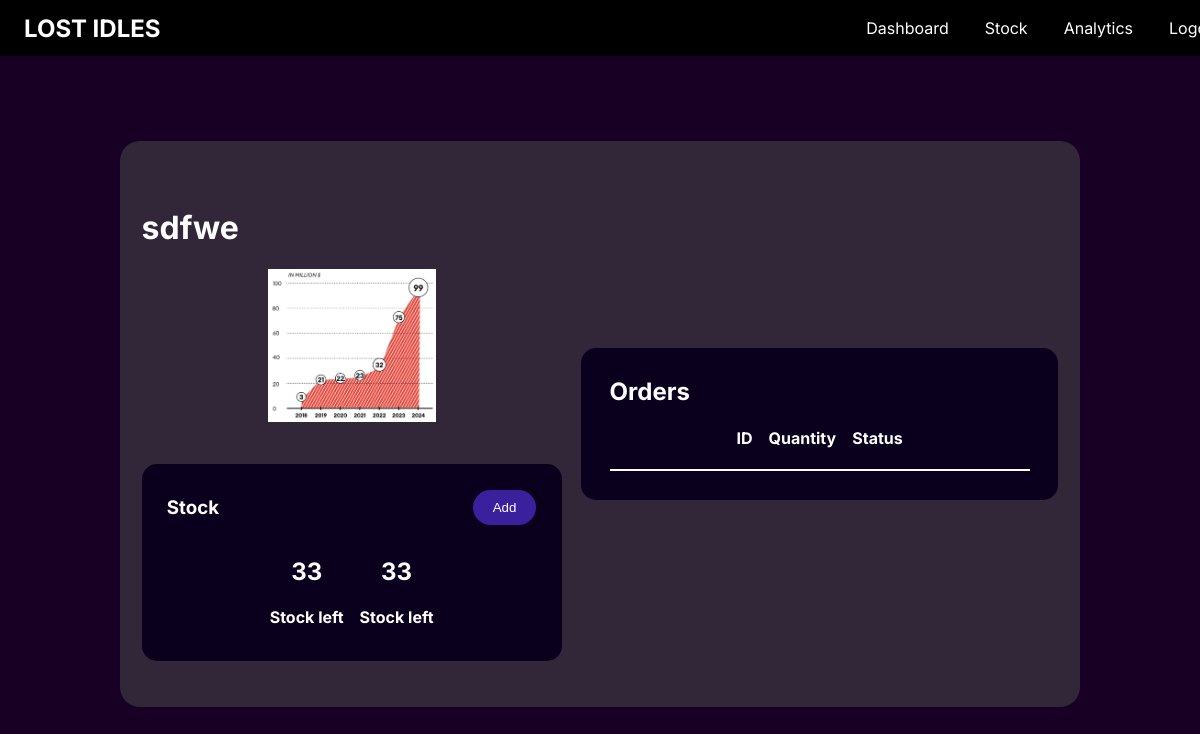
/stock/1ab1bb6cbfb9469c9c205bf291986cc4, run on the app's committed database.
### app.py (models this page shows, shortened)
class Stock(db.Model):
    __tablename__ = 'stock'
    stock_id = db.Column(db.String(50), primary_key=True)
    name = db.Column(db.String(50), nullable=False)
    category = db.Column(db.String(50), nullable=False)
    stock_level = db.Column(db.Integer, nullable=False)
    image = db.Column(db.String(120), nullable=True)
    order_items = db.relationship('OrderStock', back_populates='stock', cascade="all, delete-orphan")

### app.py (the view)
@app.route('/stock/<stock_id>')
def individual_stock(stock_id):
    stock = db.session.execute(db.select(Stock).filter_by(stock_id=stock_id)).scalar_one_or_none()
    return render_template('individual_stock.html', stock=stock)

### templates/individual_stock.html (shortened to what this page needs)
{% extends "boiler.html" %}
{% block head %}
    <link rel="stylesheet" href="{{ url_for('static', filename='styles/individual_stock.css') }}">
{% endblock %}
{% block content %}
    <main>
        <div class="container">
            <div id="left">
                <h1 style="text-align: left;" id="name">{{stock.name}}</h1>
                {% if stock.image == None %}
                    <img src="{{url_for('static', filename='/uploads/placeholder.svg')}}" alt="">
                {% else %}
                    <img src="{{url_for('static', filename='/uploads/' ~ stock.image)}}" alt="">
                {% endif %}
                <div id="stock-container">
                    <div id="header">
                        <h3>Stock</h3>
                        <div id="popup-container">
                            <button onclick="popup()" id="add">Add</button>
                        </div>
                    </div>
                    <div id="stock-info">
                        <div class="stock">
                            <h2>{{stock.stock_level}}</h2>
                            <h4>Stock left</h4>
                        </div>
                        <div class="stock">
                            <h2>{{stock.stock_level}}</h2>
                            <h4>Stock left</h4>
                        </div>
                    </div>
                </div>
            </div>
            <div id="order-container">
                <h2 style="margin: 0; text-align: left;">Orders</h2>
                <div id="labels">
                    <h4>ID</h4>
                    <h4>Quantity</h4>
                    <h4>Status</h4>
                </div>
            </div>
        </div>
    </main>
{% endblock %}

### static/styles/global.css (style rules this page uses)
body { font-family: "Inter"; }
main { color: white; text-align: center; display: flex; align-items: center; justify-content: center; height: 100vh; margin: 0; }

### static/styles/individual_stock.css (style rules this page uses)
main { background-color: #170024; }
.container { display: flex; align-items: center; justify-content: center; background-color: rgba(78,78,78,0.5); border-radius: 20px; margin: 7% 5% 3% 5%; padding: 3% 0; width: 80vw; height: fit-content; }
#left, #order-container { display: flex; flex-direction: column; justify-content: center; width: 35vw; margin: 1%; text-align: center; }
#order-container, #stock-container { background: #0A001D; border-radius: 15px; }
#header, #stock-info, #labels { display: flex; flex-direction: row; align-items: center; justify-content: center; gap: 1em; }
#header { justify-content: space-between; }
#stock-container { padding: 3% 6%; height: fit-content; }
#add { background-color: #3B209E; }
button { position: relative; text-align: center; padding: 10px 20px; border-radius: 20px; border: none; color: white; transition: 0.3s; z-index: 5; cursor: pointer; width: auto; }
#labels { border-bottom: 2px solid white; }
#order-container { padding: 3%; }
img { align-self: center; width: 40%; margin-bottom: 10%; }
#popup-container { position: relative; width: max-content; }

### data on the page
Stock: name "sdfwe", image (picture), stock_level "33"
